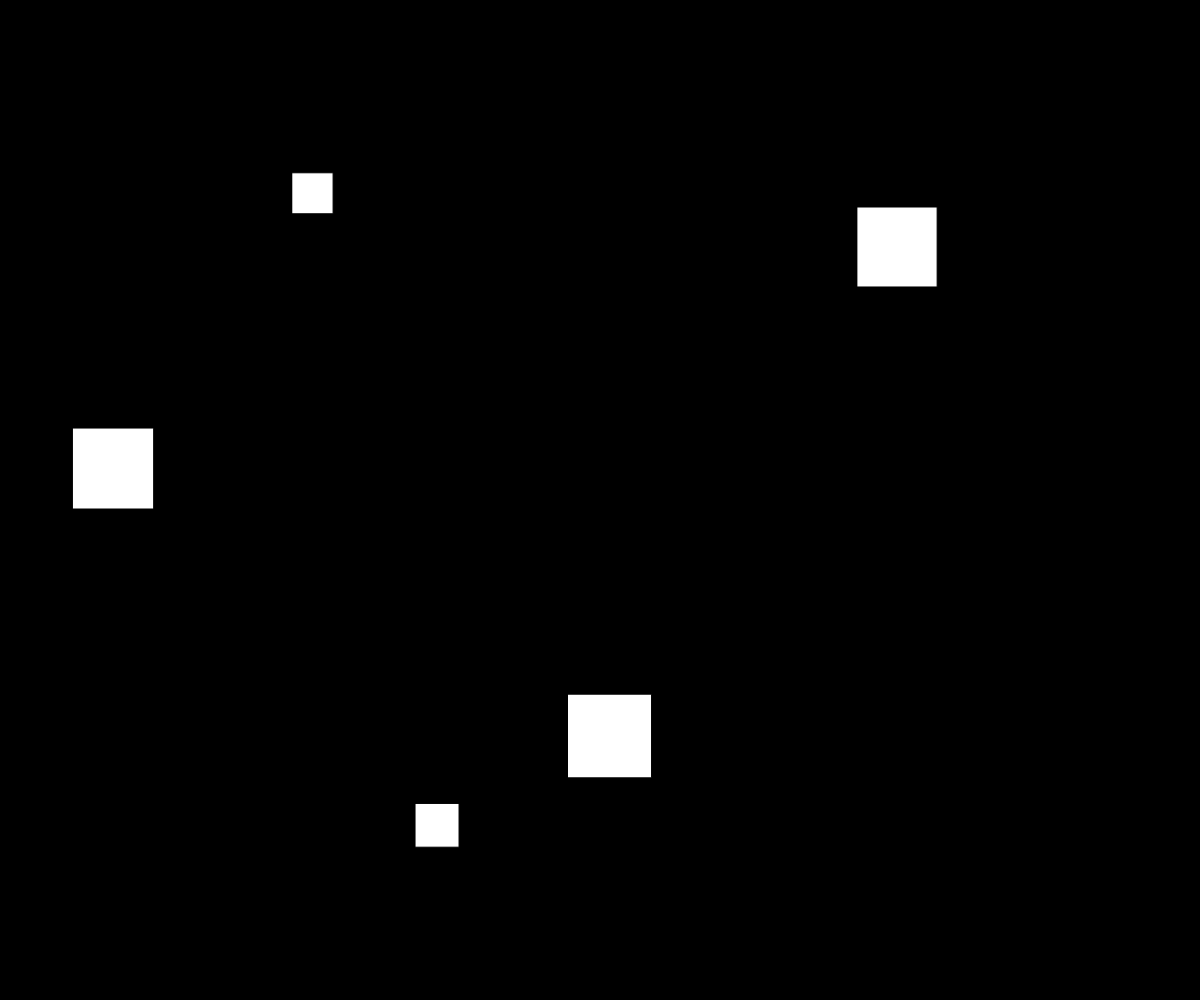
Frame 1 (no input)
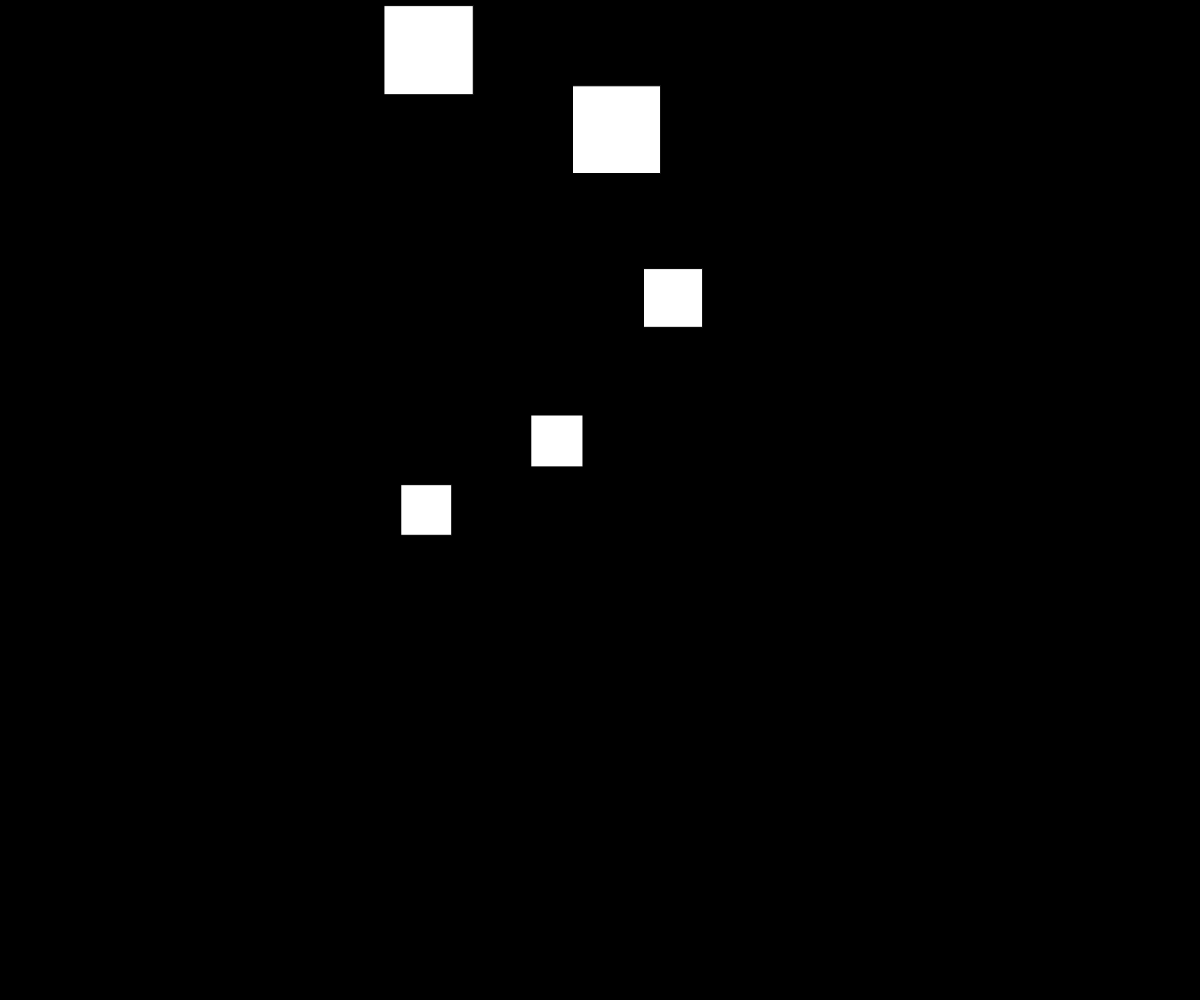
Frame 60 (no input)
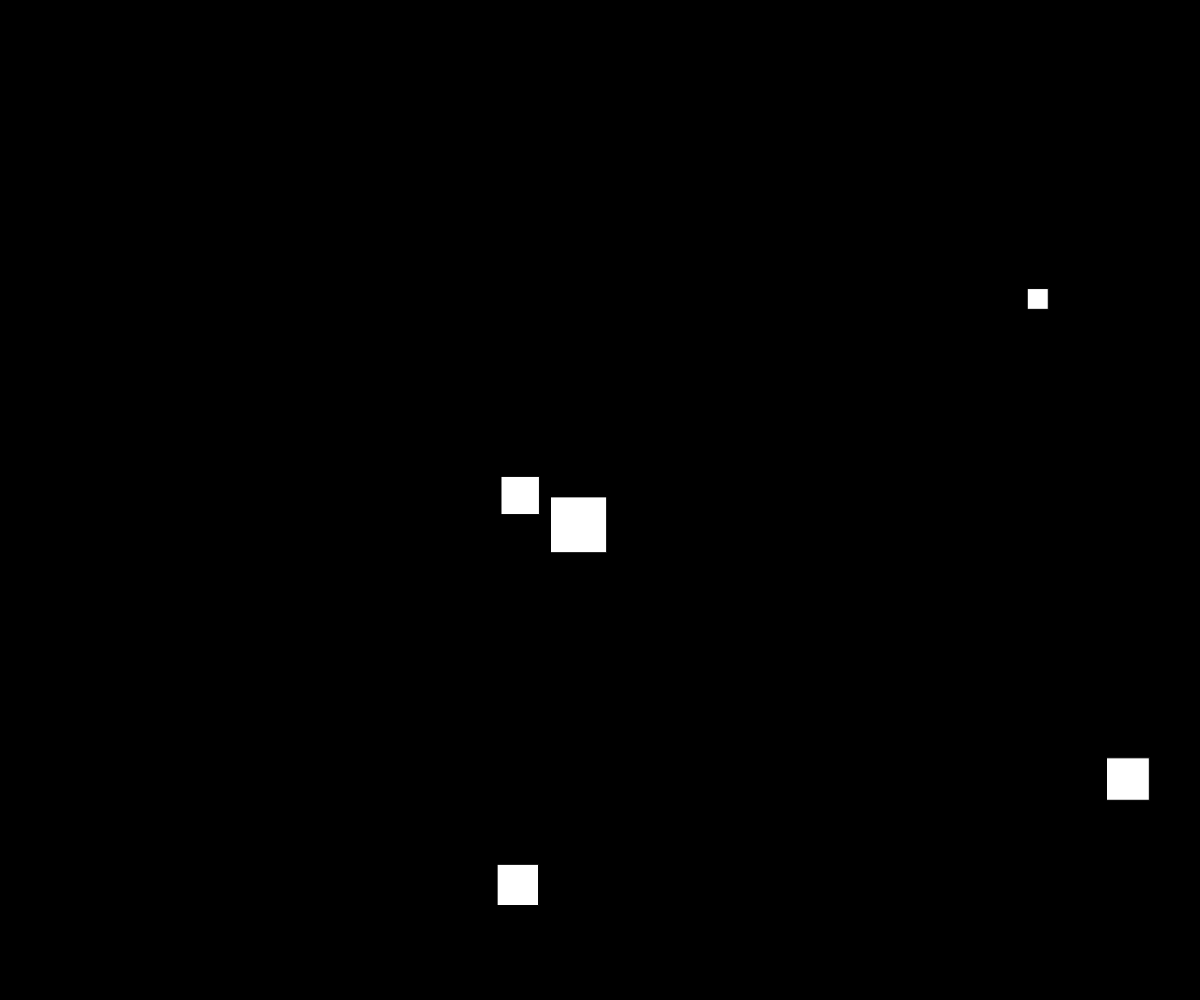
Frame 120 (the mouse pressed at the canvas centre since frame 60)

The p5.js sketch that drew these frames (run headless with seeded random() and noise() and a simulated clock; from frame 60 on, the mouse is pressed at the canvas centre):

// p5.js sketch
// ── sketch.js
function setup() {
	createCanvas(windowWidth, windowHeight);
	background(0);
}

function draw() {
	background(0);
	rect(random(0,width),random(0,height),random(20,100))
	rect(random(0,width),random(0,height),random(20,100))
	rect(random(0,width),random(0,height),random(20,100))
	rect(random(0,width),random(0,height),random(20,100))
	rect(random(0,width),random(0,height),random(20,100))

}
